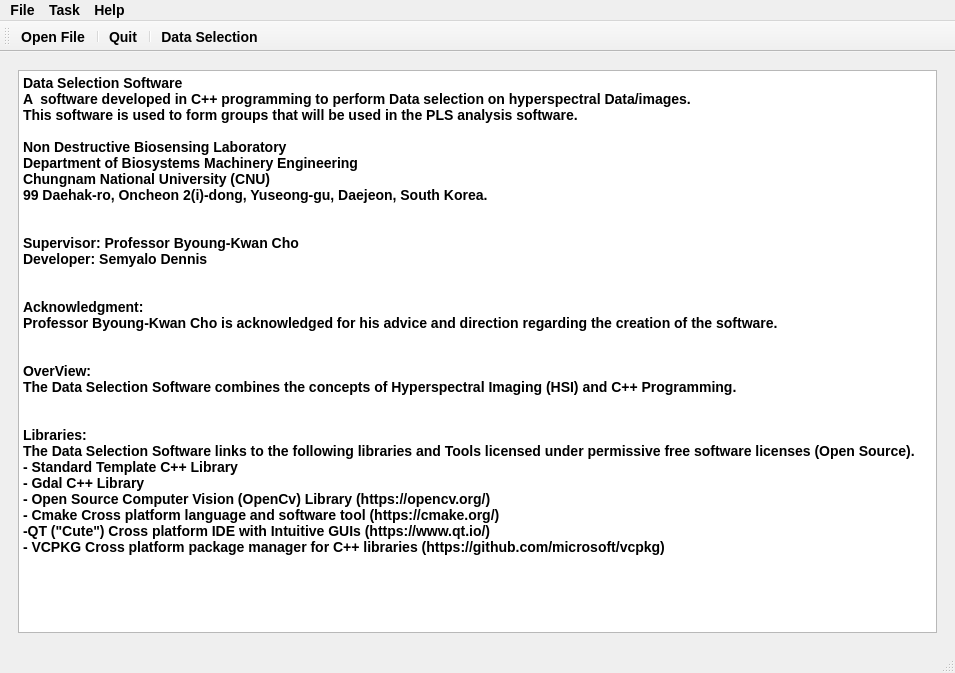
<?xml version="1.0" encoding="UTF-8"?>
<ui version="4.0">
 <class>MainWindow</class>
 <widget class="QMainWindow" name="MainWindow">
  <property name="geometry">
   <rect>
    <x>0</x>
    <y>0</y>
    <width>955</width>
    <height>673</height>
   </rect>
  </property>
  <property name="windowTitle">
   <string>MainWindow</string>
  </property>
  <property name="styleSheet">
   <string notr="true">font-weight: bold;
font-size: 14px;</string>
  </property>
  <widget class="QWidget" name="centralwidget">
   <layout class="QGridLayout" name="gridLayout">
    <item row="0" column="0">
     <widget class="QStackedWidget" name="stackedWidget">
      <property name="styleSheet">
       <string notr="true"/>
      </property>
      <property name="currentIndex">
       <number>3</number>
      </property>
      <widget class="QWidget" name="page"/>
      <widget class="QWidget" name="page_3">
       <layout class="QGridLayout" name="gridLayout_4">
        <item row="0" column="0">
         <widget class="QGroupBox" name="groupBox_4">
          <property name="styleSheet">
           <string notr="true">background-color: rgb(144, 144, 144);</string>
          </property>
          <property name="title">
           <string/>
          </property>
          <layout class="QGridLayout" name="gridLayout_3">
           <item row="0" column="0">
            <layout class="QVBoxLayout" name="verticalLayout_9">
             <item>
              <layout class="QHBoxLayout" name="horizontalLayout_8">
               <item>
                <layout class="QHBoxLayout" name="horizontalLayout_3">
                 <item>
                  <widget class="QLabel" name="LB_Cmake">
                   <property name="sizePolicy">
                    <sizepolicy hsizetype="Preferred" vsizetype="Preferred">
                     <horstretch>0</horstretch>
                     <verstretch>0</verstretch>
                    </sizepolicy>
                   </property>
                   <property name="text">
                    <string>TextLabel</string>
                   </property>
                   <property name="alignment">
                    <set>Qt::AlignCenter</set>
                   </property>
                  </widget>
                 </item>
                 <item>
                  <widget class="QLabel" name="LB_Qt">
                   <property name="sizePolicy">
                    <sizepolicy hsizetype="Preferred" vsizetype="Minimum">
                     <horstretch>0</horstretch>
                     <verstretch>0</verstretch>
                    </sizepolicy>
                   </property>
                   <property name="text">
                    <string>TextLabel</string>
                   </property>
                   <property name="alignment">
                    <set>Qt::AlignCenter</set>
                   </property>
                  </widget>
                 </item>
                </layout>
               </item>
               <item>
                <layout class="QHBoxLayout" name="horizontalLayout_6">
                 <item>
                  <widget class="QLabel" name="LB_preprocess">
                   <property name="sizePolicy">
                    <sizepolicy hsizetype="Minimum" vsizetype="Preferred">
                     <horstretch>0</horstretch>
                     <verstretch>0</verstretch>
                    </sizepolicy>
                   </property>
                   <property name="text">
                    <string>TextLabel</string>
                   </property>
                   <property name="alignment">
                    <set>Qt::AlignCenter</set>
                   </property>
                  </widget>
                 </item>
                 <item>
                  <widget class="QLabel" name="LB_CNU">
                   <property name="text">
                    <string>TextLabel</string>
                   </property>
                   <property name="alignment">
                    <set>Qt::AlignCenter</set>
                   </property>
                  </widget>
                 </item>
                </layout>
               </item>
              </layout>
             </item>
             <item>
              <layout class="QHBoxLayout" name="horizontalLayout_10">
               <item>
                <layout class="QHBoxLayout" name="horizontalLayout_7">
                 <item>
                  <widget class="QLabel" name="LB_PLS">
                   <property name="sizePolicy">
                    <sizepolicy hsizetype="Preferred" vsizetype="Minimum">
                     <horstretch>0</horstretch>
                     <verstretch>0</verstretch>
                    </sizepolicy>
                   </property>
                   <property name="text">
                    <string>TextLabel</string>
                   </property>
                   <property name="alignment">
                    <set>Qt::AlignCenter</set>
                   </property>
                  </widget>
                 </item>
                 <item>
                  <widget class="QLabel" name="LB_Opencv">
                   <property name="text">
                    <string>TextLabel</string>
                   </property>
                   <property name="alignment">
                    <set>Qt::AlignCenter</set>
                   </property>
                  </widget>
                 </item>
                </layout>
               </item>
               <item>
                <layout class="QHBoxLayout" name="horizontalLayout_9">
                 <item>
                  <widget class="QLabel" name="LB_HSI">
                   <property name="text">
                    <string>TextLabel</string>
                   </property>
                   <property name="alignment">
                    <set>Qt::AlignCenter</set>
                   </property>
                  </widget>
                 </item>
                 <item>
                  <widget class="QLabel" name="LB_cpp">
                   <property name="text">
                    <string>TextLabel</string>
                   </property>
                   <property name="alignment">
                    <set>Qt::AlignCenter</set>
                   </property>
                  </widget>
                 </item>
                </layout>
               </item>
              </layout>
             </item>
            </layout>
           </item>
          </layout>
         </widget>
        </item>
       </layout>
      </widget>
      <widget class="QWidget" name="page_2">
       <layout class="QGridLayout" name="gridLayout_8">
        <item row="0" column="0" rowspan="5">
         <layout class="QVBoxLayout" name="verticalLayout_8">
          <item>
           <widget class="QSplitter" name="splitter">
            <property name="orientation">
             <enum>Qt::Horizontal</enum>
            </property>
            <widget class="QGroupBox" name="groupBox">
             <property name="styleSheet">
              <string notr="true">background-color: rgb(144, 144, 144);
color: white;</string>
             </property>
             <property name="title">
              <string>Input:</string>
             </property>
             <property name="alignment">
              <set>Qt::AlignCenter</set>
             </property>
             <layout class="QGridLayout" name="gridLayout_2">
              <item row="0" column="0">
               <layout class="QVBoxLayout" name="verticalLayout_4">
                <item>
                 <spacer name="verticalSpacer_4">
                  <property name="orientation">
                   <enum>Qt::Vertical</enum>
                  </property>
                  <property name="sizeType">
                   <enum>QSizePolicy::Maximum</enum>
                  </property>
                  <property name="sizeHint" stdset="0">
                   <size>
                    <width>20</width>
                    <height>40</height>
                   </size>
                  </property>
                 </spacer>
                </item>
                <item>
                 <layout class="QHBoxLayout" name="horizontalLayout_2">
                  <item>
                   <widget class="QPushButton" name="PB_Load_Cube">
                    <property name="sizePolicy">
                     <sizepolicy hsizetype="Maximum" vsizetype="Maximum">
                      <horstretch>0</horstretch>
                      <verstretch>0</verstretch>
                     </sizepolicy>
                    </property>
                    <property name="styleSheet">
                     <string notr="true">background-color: rgb(100, 100, 100);
color: white;</string>
                    </property>
                    <property name="text">
                     <string>Load HSI Data Cube</string>
                    </property>
                   </widget>
                  </item>
                  <item>
                   <spacer name="horizontalSpacer_7">
                    <property name="orientation">
                     <enum>Qt::Horizontal</enum>
                    </property>
                    <property name="sizeType">
                     <enum>QSizePolicy::Maximum</enum>
                    </property>
                    <property name="sizeHint" stdset="0">
                     <size>
                      <width>158</width>
                      <height>20</height>
                     </size>
                    </property>
                   </spacer>
                  </item>
                 </layout>
                </item>
                <item>
                 <spacer name="verticalSpacer_2">
                  <property name="orientation">
                   <enum>Qt::Vertical</enum>
                  </property>
                  <property name="sizeType">
                   <enum>QSizePolicy::Preferred</enum>
                  </property>
                  <property name="sizeHint" stdset="0">
                   <size>
                    <width>20</width>
                    <height>40</height>
                   </size>
                  </property>
                 </spacer>
                </item>
                <item>
                 <widget class="QGroupBox" name="groupBox_7">
                  <property name="styleSheet">
                   <string notr="true">background-color: rgb(124, 124, 124);
color: white;</string>
                  </property>
                  <property name="title">
                   <string>Image Calibration</string>
                  </property>
                  <property name="alignment">
                   <set>Qt::AlignCenter</set>
                  </property>
                  <layout class="QVBoxLayout" name="verticalLayout_3">
                   <item>
                    <spacer name="verticalSpacer_8">
                     <property name="orientation">
                      <enum>Qt::Vertical</enum>
                     </property>
                     <property name="sizeType">
                      <enum>QSizePolicy::Maximum</enum>
                     </property>
                     <property name="sizeHint" stdset="0">
                      <size>
                       <width>20</width>
                       <height>40</height>
                      </size>
                     </property>
                    </spacer>
                   </item>
                   <item>
                    <layout class="QVBoxLayout" name="verticalLayout_2">
                     <item>
                      <widget class="QCheckBox" name="CB_Dark">
                       <property name="sizePolicy">
                        <sizepolicy hsizetype="Maximum" vsizetype="Fixed">
                         <horstretch>0</horstretch>
                         <verstretch>0</verstretch>
                        </sizepolicy>
                       </property>
                       <property name="styleSheet">
                        <string notr="true">background-color: rgb(255, 255, 255);
color: black;</string>
                       </property>
                       <property name="text">
                        <string>Load Dark Reference Image</string>
                       </property>
                      </widget>
                     </item>
                     <item>
                      <spacer name="verticalSpacer">
                       <property name="orientation">
                        <enum>Qt::Vertical</enum>
                       </property>
                       <property name="sizeType">
                        <enum>QSizePolicy::Preferred</enum>
                       </property>
                       <property name="sizeHint" stdset="0">
                        <size>
                         <width>20</width>
                         <height>40</height>
                        </size>
                       </property>
                      </spacer>
                     </item>
                     <item>
                      <widget class="QCheckBox" name="CB_White">
                       <property name="sizePolicy">
                        <sizepolicy hsizetype="Maximum" vsizetype="Fixed">
                         <horstretch>0</horstretch>
                         <verstretch>0</verstretch>
                        </sizepolicy>
                       </property>
                       <property name="styleSheet">
                        <string notr="true">background-color: rgb(255, 255, 255);
color: black;</string>
                       </property>
                       <property name="text">
                        <string>Load White Reference Image</string>
                       </property>
                      </widget>
                     </item>
                    </layout>
                   </item>
                   <item>
                    <spacer name="verticalSpacer_7">
                     <property name="orientation">
                      <enum>Qt::Vertical</enum>
                     </property>
                     <property name="sizeType">
                      <enum>QSizePolicy::Maximum</enum>
                     </property>
                     <property name="sizeHint" stdset="0">
                      <size>
                       <width>20</width>
                       <height>40</height>
                      </size>
                     </property>
                    </spacer>
                   </item>
                   <item>
                    <layout class="QHBoxLayout" name="horizontalLayout_4">
                     <item>
                      <spacer name="horizontalSpacer_4">
                       <property name="orientation">
                        <enum>Qt::Horizontal</enum>
                       </property>
                       <property name="sizeType">
                        <enum>QSizePolicy::Maximum</enum>
                       </property>
                       <property name="sizeHint" stdset="0">
                        <size>
                         <width>40</width>
                         <height>20</height>
                        </size>
                       </property>
                      </spacer>
                     </item>
                     <item>
                      <widget class="QPushButton" name="PB_ImgCalib">
                       <property name="sizePolicy">
                        <sizepolicy hsizetype="Maximum" vsizetype="Fixed">
                         <horstretch>0</horstretch>
                         <verstretch>0</verstretch>
                        </sizepolicy>
                       </property>
                       <property name="styleSheet">
                        <string notr="true">background-color: rgb(255, 255, 255);
color: black;</string>
                       </property>
                       <property name="text">
                        <string>Image Calibration</string>
                       </property>
                      </widget>
                     </item>
                     <item>
                      <spacer name="horizontalSpacer_8">
                       <property name="orientation">
                        <enum>Qt::Horizontal</enum>
                       </property>
                       <property name="sizeType">
                        <enum>QSizePolicy::Maximum</enum>
                       </property>
                       <property name="sizeHint" stdset="0">
                        <size>
                         <width>40</width>
                         <height>20</height>
                        </size>
                       </property>
                      </spacer>
                     </item>
                    </layout>
                   </item>
                   <item>
                    <spacer name="verticalSpacer_3">
                     <property name="orientation">
                      <enum>Qt::Vertical</enum>
                     </property>
                     <property name="sizeType">
                      <enum>QSizePolicy::Maximum</enum>
                     </property>
                     <property name="sizeHint" stdset="0">
                      <size>
                       <width>20</width>
                       <height>40</height>
                      </size>
                     </property>
                    </spacer>
                   </item>
                  </layout>
                 </widget>
                </item>
               </layout>
              </item>
             </layout>
            </widget>
            <widget class="QGroupBox" name="groupBox_5">
             <property name="styleSheet">
              <string notr="true">background-color: rgb(144, 144, 144);
color: white;</string>
             </property>
             <property name="title">
              <string>False Color Image Viewer:</string>
             </property>
             <property name="alignment">
              <set>Qt::AlignCenter</set>
             </property>
             <layout class="QGridLayout" name="gridLayout_5">
              <item row="0" column="0">
               <layout class="QHBoxLayout" name="horizontalLayout_11">
                <item>
                 <widget class="QLabel" name="LB_falseColor">
                  <property name="sizePolicy">
                   <sizepolicy hsizetype="MinimumExpanding" vsizetype="MinimumExpanding">
                    <horstretch>0</horstretch>
                    <verstretch>0</verstretch>
                   </sizepolicy>
                  </property>
                  <property name="styleSheet">
                   <string notr="true">background-color: rgb(255, 255, 255);</string>
                  </property>
                  <property name="text">
                   <string/>
                  </property>
                  <property name="alignment">
                   <set>Qt::AlignCenter</set>
                  </property>
                 </widget>
                </item>
                <item>
                 <layout class="QVBoxLayout" name="verticalLayout_5">
                  <item>
                   <widget class="QLabel" name="label">
                    <property name="text">
                     <string>Bands:</string>
                    </property>
                   </widget>
                  </item>
                  <item>
                   <widget class="QComboBox" name="CB_NBands">
                    <property name="sizePolicy">
                     <sizepolicy hsizetype="Maximum" vsizetype="Maximum">
                      <horstretch>0</horstretch>
                      <verstretch>0</verstretch>
                     </sizepolicy>
                    </property>
                    <property name="styleSheet">
                     <string notr="true">background-color: rgb(255, 255, 255);
color:black;</string>
                    </property>
                   </widget>
                  </item>
                  <item>
                   <widget class="QPushButton" name="PB_ViewBand">
                    <property name="sizePolicy">
                     <sizepolicy hsizetype="Maximum" vsizetype="Maximum">
                      <horstretch>0</horstretch>
                      <verstretch>0</verstretch>
                     </sizepolicy>
                    </property>
                    <property name="styleSheet">
                     <string notr="true">background-color: rgb(100, 100, 100);
color: white;</string>
                    </property>
                    <property name="text">
                     <string>View</string>
                    </property>
                   </widget>
                  </item>
                  <item>
                   <spacer name="verticalSpacer_5">
                    <property name="orientation">
                     <enum>Qt::Vertical</enum>
                    </property>
                    <property name="sizeHint" stdset="0">
                     <size>
                      <width>20</width>
                      <height>40</height>
                     </size>
                    </property>
                   </spacer>
                  </item>
                 </layout>
                </item>
               </layout>
              </item>
             </layout>
            </widget>
           </widget>
          </item>
          <item>
           <layout class="QHBoxLayout" name="horizontalLayout_13">
            <item>
             <widget class="QGroupBox" name="groupBox_2">
              <property name="sizePolicy">
               <sizepolicy hsizetype="Preferred" vsizetype="Maximum">
                <horstretch>0</horstretch>
                <verstretch>0</verstretch>
               </sizepolicy>
              </property>
              <property name="styleSheet">
               <string notr="true">background-color: rgb(144, 144, 144);
color: white;</string>
              </property>
              <property name="title">
               <string>Data Selection Option:</string>
              </property>
              <property name="alignment">
               <set>Qt::AlignCenter</set>
              </property>
              <layout class="QVBoxLayout" name="verticalLayout_7">
               <item>
                <layout class="QHBoxLayout" name="horizontalLayout">
                 <item>
                  <layout class="QVBoxLayout" name="verticalLayout_6">
                   <item>
                    <widget class="QLabel" name="LB_Rec">
                     <property name="sizePolicy">
                      <sizepolicy hsizetype="Maximum" vsizetype="Maximum">
                       <horstretch>0</horstretch>
                       <verstretch>0</verstretch>
                      </sizepolicy>
                     </property>
                     <property name="styleSheet">
                      <string notr="true">background-color: rgb(255, 255, 255);</string>
                     </property>
                     <property name="text">
                      <string>TextLabel</string>
                     </property>
                     <property name="alignment">
                      <set>Qt::AlignLeading|Qt::AlignLeft|Qt::AlignVCenter</set>
                     </property>
                    </widget>
                   </item>
                  </layout>
                 </item>
                 <item>
                  <spacer name="horizontalSpacer">
                   <property name="orientation">
                    <enum>Qt::Horizontal</enum>
                   </property>
                   <property name="sizeType">
                    <enum>QSizePolicy::Maximum</enum>
                   </property>
                   <property name="sizeHint" stdset="0">
                    <size>
                     <width>40</width>
                     <height>20</height>
                    </size>
                   </property>
                  </spacer>
                 </item>
                 <item>
                  <layout class="QVBoxLayout" name="verticalLayout">
                   <item>
                    <widget class="QRadioButton" name="RB_Rec">
                     <property name="sizePolicy">
                      <sizepolicy hsizetype="Maximum" vsizetype="Fixed">
                       <horstretch>0</horstretch>
                       <verstretch>0</verstretch>
                      </sizepolicy>
                     </property>
                     <property name="styleSheet">
                      <string notr="true">background-color: rgb(255, 255, 255);
color: black;</string>
                     </property>
                     <property name="text">
                      <string>Rectangular</string>
                     </property>
                    </widget>
                   </item>
                  </layout>
                 </item>
                </layout>
               </item>
              </layout>
             </widget>
            </item>
            <item>
             <spacer name="horizontalSpacer_2">
              <property name="orientation">
               <enum>Qt::Horizontal</enum>
              </property>
              <property name="sizeType">
               <enum>QSizePolicy::Maximum</enum>
              </property>
              <property name="sizeHint" stdset="0">
               <size>
                <width>40</width>
                <height>20</height>
               </size>
              </property>
             </spacer>
            </item>
            <item>
             <widget class="QGroupBox" name="groupBox_3">
              <property name="sizePolicy">
               <sizepolicy hsizetype="Preferred" vsizetype="Maximum">
                <horstretch>0</horstretch>
                <verstretch>0</verstretch>
               </sizepolicy>
              </property>
              <property name="styleSheet">
               <string notr="true">background-color: rgb(144, 144, 144);
color: white;</string>
              </property>
              <property name="title">
               <string>Save Options:</string>
              </property>
              <property name="alignment">
               <set>Qt::AlignCenter</set>
              </property>
              <layout class="QGridLayout" name="gridLayout_7">
               <item row="0" column="0">
                <layout class="QHBoxLayout" name="horizontalLayout_12">
                 <item>
                  <widget class="QRadioButton" name="RB_All_Spectra">
                   <property name="sizePolicy">
                    <sizepolicy hsizetype="Maximum" vsizetype="Fixed">
                     <horstretch>0</horstretch>
                     <verstretch>0</verstretch>
                    </sizepolicy>
                   </property>
                   <property name="styleSheet">
                    <string notr="true">background-color: rgb(255, 255, 255);
color: black;</string>
                   </property>
                   <property name="text">
                    <string>All Spectra</string>
                   </property>
                  </widget>
                 </item>
                 <item>
                  <spacer name="verticalSpacer_6">
                   <property name="orientation">
                    <enum>Qt::Vertical</enum>
                   </property>
                   <property name="sizeType">
                    <enum>QSizePolicy::Maximum</enum>
                   </property>
                   <property name="sizeHint" stdset="0">
                    <size>
                     <width>20</width>
                     <height>40</height>
                    </size>
                   </property>
                  </spacer>
                 </item>
                 <item>
                  <widget class="QRadioButton" name="RB_Ave_Spectra">
                   <property name="sizePolicy">
                    <sizepolicy hsizetype="Maximum" vsizetype="Fixed">
                     <horstretch>0</horstretch>
                     <verstretch>0</verstretch>
                    </sizepolicy>
                   </property>
                   <property name="styleSheet">
                    <string notr="true">background-color: rgb(255, 255, 255);
color: black;</string>
                   </property>
                   <property name="text">
                    <string>Average Spectra</string>
                   </property>
                  </widget>
                 </item>
                </layout>
               </item>
              </layout>
             </widget>
            </item>
            <item>
             <spacer name="horizontalSpacer_3">
              <property name="orientation">
               <enum>Qt::Horizontal</enum>
              </property>
              <property name="sizeType">
               <enum>QSizePolicy::Maximum</enum>
              </property>
              <property name="sizeHint" stdset="0">
               <size>
                <width>40</width>
                <height>20</height>
               </size>
              </property>
             </spacer>
            </item>
            <item>
             <widget class="QGroupBox" name="groupBox_6">
              <property name="sizePolicy">
               <sizepolicy hsizetype="Preferred" vsizetype="Maximum">
                <horstretch>0</horstretch>
                <verstretch>0</verstretch>
               </sizepolicy>
              </property>
              <property name="styleSheet">
               <string notr="true">background-color: rgb(144, 144, 144);
color: white;</string>
              </property>
              <property name="title">
               <string>Create Groups:</string>
              </property>
              <property name="alignment">
               <set>Qt::AlignCenter</set>
              </property>
              <layout class="QGridLayout" name="gridLayout_6">
               <item row="0" column="0">
                <layout class="QHBoxLayout" name="horizontalLayout_5">
                 <item>
                  <spacer name="horizontalSpacer_5">
                   <property name="orientation">
                    <enum>Qt::Horizontal</enum>
                   </property>
                   <property name="sizeType">
                    <enum>QSizePolicy::Maximum</enum>
                   </property>
                   <property name="sizeHint" stdset="0">
                    <size>
                     <width>40</width>
                     <height>20</height>
                    </size>
                   </property>
                  </spacer>
                 </item>
                 <item>
                  <widget class="QPushButton" name="PB_Select_Groups">
                   <property name="sizePolicy">
                    <sizepolicy hsizetype="Maximum" vsizetype="Fixed">
                     <horstretch>0</horstretch>
                     <verstretch>0</verstretch>
                    </sizepolicy>
                   </property>
                   <property name="styleSheet">
                    <string notr="true">background-color: rgb(100, 100, 100);
color: white;</string>
                   </property>
                   <property name="text">
                    <string>Select Groups</string>
                   </property>
                  </widget>
                 </item>
                 <item>
                  <spacer name="horizontalSpacer_6">
                   <property name="orientation">
                    <enum>Qt::Horizontal</enum>
                   </property>
                   <property name="sizeType">
                    <enum>QSizePolicy::Maximum</enum>
                   </property>
                   <property name="sizeHint" stdset="0">
                    <size>
                     <width>40</width>
                     <height>20</height>
                    </size>
                   </property>
                  </spacer>
                 </item>
                </layout>
               </item>
              </layout>
             </widget>
            </item>
           </layout>
          </item>
         </layout>
        </item>
        <item row="0" column="1">
         <widget class="QLabel" name="label_file">
          <property name="text">
           <string/>
          </property>
         </widget>
        </item>
        <item row="1" column="1">
         <widget class="QLabel" name="label_height">
          <property name="text">
           <string/>
          </property>
         </widget>
        </item>
        <item row="2" column="1">
         <widget class="QLabel" name="label_width">
          <property name="text">
           <string/>
          </property>
         </widget>
        </item>
        <item row="3" column="1">
         <widget class="QLabel" name="label_type">
          <property name="text">
           <string/>
          </property>
         </widget>
        </item>
        <item row="4" column="1">
         <widget class="QLabel" name="label_bands">
          <property name="text">
           <string/>
          </property>
         </widget>
        </item>
       </layout>
      </widget>
      <widget class="QWidget" name="page_4">
       <layout class="QGridLayout" name="gridLayout_9">
        <item row="0" column="0">
         <widget class="QPlainTextEdit" name="plainTextEdit">
          <property name="plainText">
           <string>Data Selection Software
A  software developed in C++ programming to perform Data selection on hyperspectral Data/images.
This software is used to form groups that will be used in the PLS analysis software.

Non Destructive Biosensing Laboratory
Department of Biosystems Machinery Engineering 
Chungnam National University (CNU) 
99 Daehak-ro, Oncheon 2(i)-dong, Yuseong-gu, Daejeon, South Korea.


Supervisor: Professor Byoung-Kwan Cho
Developer: Semyalo Dennis


Acknowledgment:
Professor Byoung-Kwan Cho is acknowledged for his advice and direction regarding the creation of the software.


OverView:
The Data Selection Software combines the concepts of Hyperspectral Imaging (HSI) and C++ Programming.


Libraries:
The Data Selection Software links to the following libraries and Tools licensed under permissive free software licenses (Open Source).
- Standard Template C++ Library 
- Gdal C++ Library
- Open Source Computer Vision (OpenCv) Library (https://opencv.org/)
- Cmake Cross platform language and software tool (https://cmake.org/)
-QT (&quot;Cute&quot;) Cross platform IDE with Intuitive GUIs (https://www.qt.io/)
- VCPKG Cross platform package manager for C++ libraries (https://github.com/microsoft/vcpkg)
</string>
          </property>
         </widget>
        </item>
       </layout>
      </widget>
     </widget>
    </item>
   </layout>
  </widget>
  <widget class="QMenuBar" name="menubar">
   <property name="geometry">
    <rect>
     <x>0</x>
     <y>0</y>
     <width>955</width>
     <height>24</height>
    </rect>
   </property>
   <widget class="QMenu" name="menuFile">
    <property name="toolTip">
     <string>Open files from your computer</string>
    </property>
    <property name="title">
     <string>File</string>
    </property>
    <addaction name="actionOpen_HSI_DataCube"/>
    <addaction name="actionQuit"/>
   </widget>
   <widget class="QMenu" name="menuTask">
    <property name="toolTip">
     <string>Select preferred task to be executed</string>
    </property>
    <property name="title">
     <string>Task</string>
    </property>
    <addaction name="actionData_Selection"/>
   </widget>
   <widget class="QMenu" name="menuHelp">
    <property name="title">
     <string>Help</string>
    </property>
    <addaction name="actionAbout"/>
   </widget>
   <addaction name="menuFile"/>
   <addaction name="menuTask"/>
   <addaction name="menuHelp"/>
  </widget>
  <widget class="QStatusBar" name="statusbar"/>
  <widget class="QToolBar" name="toolBar">
   <property name="windowTitle">
    <string>toolBar</string>
   </property>
   <attribute name="toolBarArea">
    <enum>TopToolBarArea</enum>
   </attribute>
   <attribute name="toolBarBreak">
    <bool>false</bool>
   </attribute>
   <addaction name="actionOpen_HSI_DataCube"/>
   <addaction name="separator"/>
   <addaction name="actionQuit"/>
   <addaction name="separator"/>
   <addaction name="actionData_Selection"/>
  </widget>
  <action name="actionOpen_HSI_DataCube">
   <property name="icon">
    <iconset resource="Resources.qrc">
     <normaloff>:/rec/Icons/open_dataset.jpg</normaloff>:/rec/Icons/open_dataset.jpg</iconset>
   </property>
   <property name="text">
    <string>Open File</string>
   </property>
  </action>
  <action name="actionQuit">
   <property name="icon">
    <iconset resource="Resources.qrc">
     <normaloff>:/rec/Icons/Close4.jpg</normaloff>:/rec/Icons/Close4.jpg</iconset>
   </property>
   <property name="text">
    <string>Quit</string>
   </property>
   <property name="toolTip">
    <string>Close the software</string>
   </property>
  </action>
  <action name="actionData_Selection">
   <property name="icon">
    <iconset resource="Resources.qrc">
     <normaloff>:/rec/Icons/Data_Selection2.png</normaloff>:/rec/Icons/Data_Selection2.png</iconset>
   </property>
   <property name="text">
    <string>Data Selection</string>
   </property>
   <property name="toolTip">
    <string>Select the groups of data from an image</string>
   </property>
  </action>
  <action name="actionAbout">
   <property name="text">
    <string>About</string>
   </property>
  </action>
 </widget>
 <resources>
  <include location="Resources.qrc"/>
 </resources>
 <connections/>
</ui>
